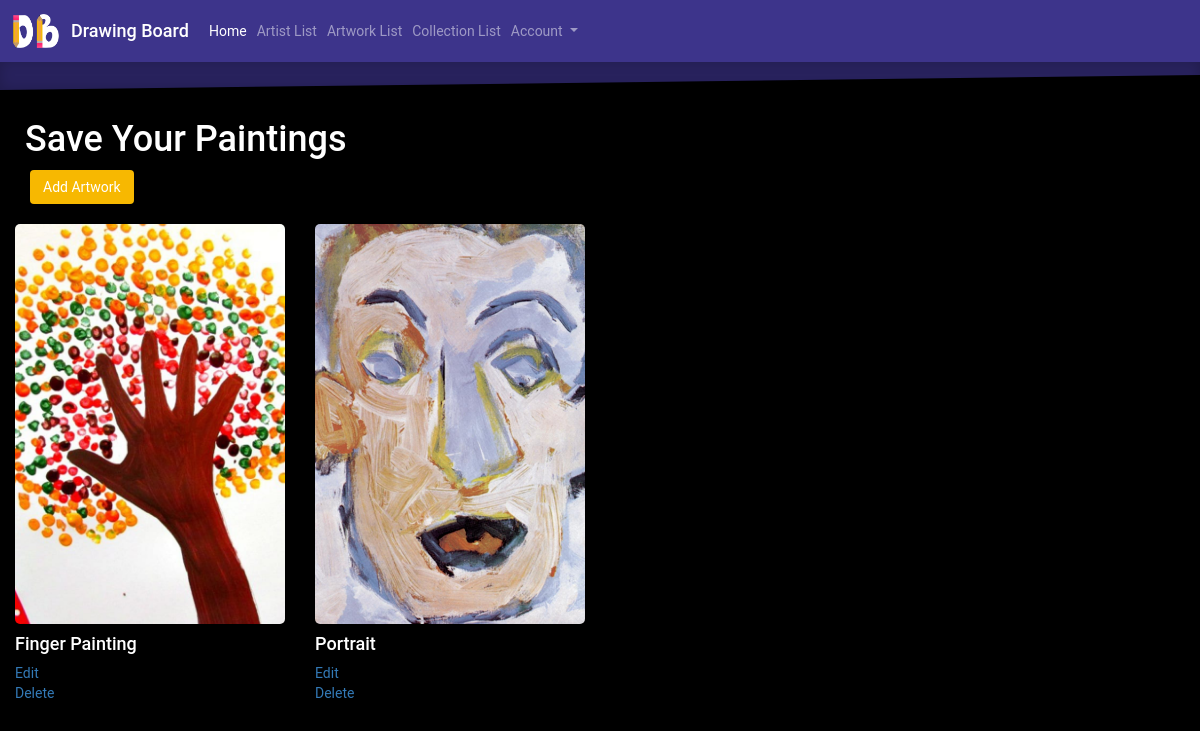
The app's page /artwork_list (signed in), older data.
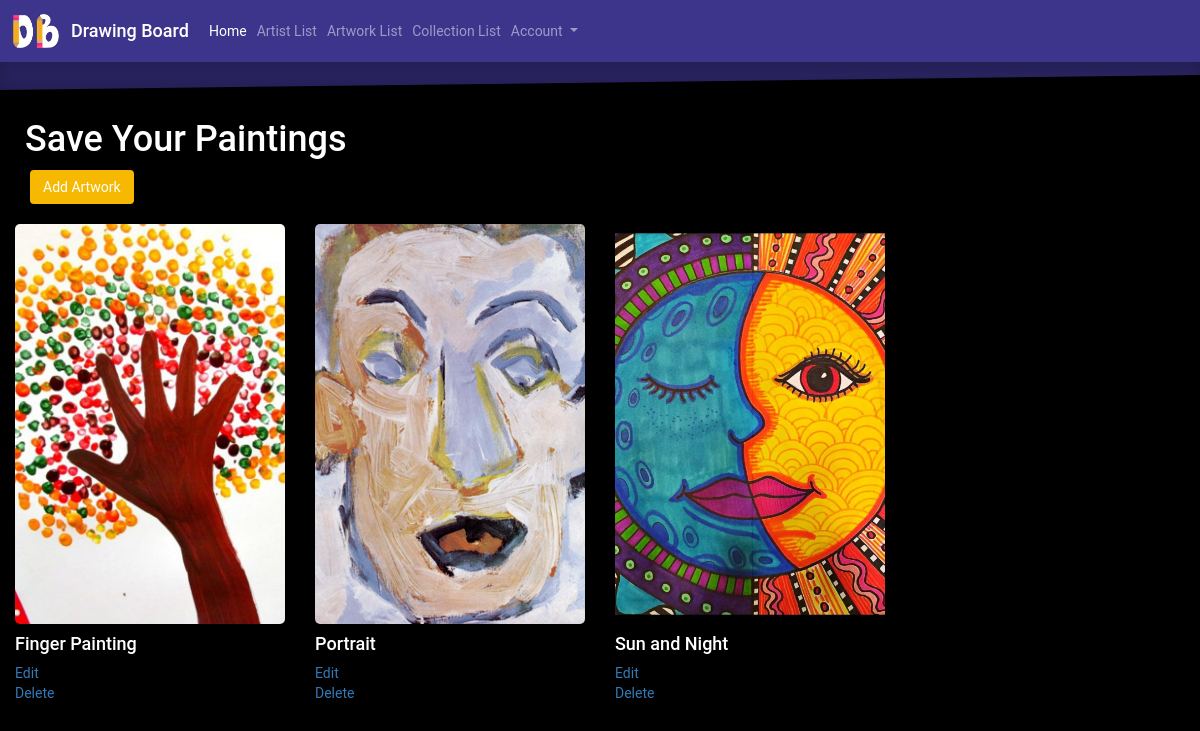
The same page, newer data.
### gallery/models.py (models this page shows, shortened)
class Artwork(models.Model):
    artwork_title = models.CharField(max_length=200)
    artwork_description = models.TextField(max_length=280, null=True, blank=True)
    artwork_artist = models.ForeignKey('Artist', on_delete=models.CASCADE)
    artwork_tag = models.ManyToManyField(Tag, blank=True)
    artwork_picture = models.ImageField(upload_to='images/', null=True, blank=True) # comment out null and blank later

### gallery/views.py (the view)
# urls.py: path('artwork_list', views.artwork_list, name='artwork_list'),
def artwork_list(request):
    artwork = Artwork.objects.all()
    return render(request, 'gallery/artwork_list.html',
                  {'artworks': artwork})

### gallery/models.py (called while the page is built)
    def __str__(self):
        return f'{self.user}'

### gallery/templates/gallery/artwork_list.html (shortened to what this page needs)
<!DOCTYPE html>
<html lang="en">
{% extends 'gallery/base.html' %}
{% load static %}
{% block content %}
    <html>
    <head>
        <link rel="stylesheet"
              href="https://cdn.jsdelivr.net/npm/@fancyapps/fancybox@3.5.7/dist/jquery.fancybox.min.css">
    </head>
    <body style="min-width: 411px">
    <div style="top: 70px; position: relative; z-index: 0">
        <h1 style="color: white; left: 25px; position: relative">Save Your Paintings</h1>
        <a href="{% url 'gallery:artwork_new' %}" class="btn btn-dark" style="background-color: #f7b801; margin-left: 30px; position:relative;">Add Artwork</a>
        <br><br>
        <div class="container page-top col-lg-12 col-md-12">
            <div class="row">
                {% for artwork in artworks %}
                    {% if request.user.is_superuser or user.get_username == artwork.artwork_artist|stringformat:"s" %}
                        <div class="col-lg-3 col-md-3 col-xs-6 thumb">
                            <figure>
                                <a data-fancybox="images"
                                   href="media/{{ artwork.artwork_picture }}"
                                   data-caption="{{ artwork.artwork_title }}">
                                    <img class="img-fluid pic-size zoom" src="media/{{ artwork.artwork_picture }}"/>
                                </a>
                                <p><h4 style="color: white">{{ artwork.artwork_title }}</h4></p>
                                {% if request.user.is_superuser or user.get_username == artwork.artwork_artist|stringformat:"s" %}
                                    <a href="{% url 'gallery:artwork_edit' pk=artwork.pk %}">Edit</a>
                                    <br style="margin: 1px; position: relative">
                                    <a href="{% url 'gallery:artwork_delete' pk=artwork.pk %}" onclick="return confirm('Are you sure you want to delete?')">Delete</a>
                                {% endif %}
                            </figure>
                        </div>
                    {% endif %}
                {% endfor %}
            </div>
        </div>
    </div>
    </body>
    </html>
{% endblock %}

Row changes from the older to the newer data that the page shows:
now on this page (row edited): Artwork: artwork_picture (picture), artwork_title "Sun and Night", shows "Edit"
